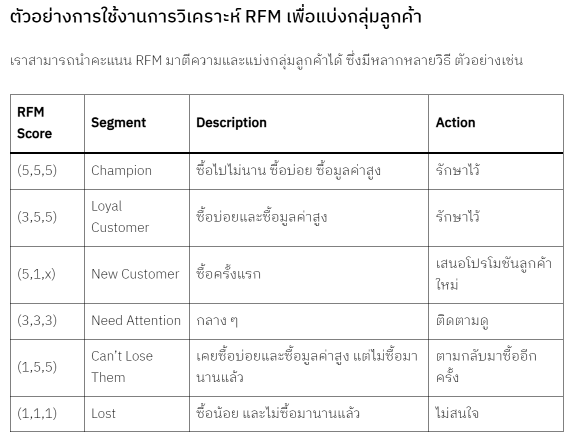
#> input picture figure/RFM.png, 1161 x 888 px, found by its file name (shown at 1/2 size)
$ jupyter execute --allow-errors L3_KMUTT_DataWrangling.ipynb
#> lines starting #> are read from the running program, lines starting #| are printed output that depends on the picture
## Lecture3: Data wrangling

---
* Author:  [Yuttapong Mahasittiwat](mailto:khala1391@gmail.com)
* Technologist | Data Modeler | Data Analyst
* [YouTube](https://www.youtube.com/khala1391)
* [LinkedIn](https://www.linkedin.com/in/yuttapong-m/)
---

## Source
- File:
  - superstore: [**Kaggle**](https://www.kaggle.com/datasets/vivek468/superstore-dataset-final)<br>
  - flight delay: [**Kaggle**](https://www.kaggle.com/datasets/usdot/flight-delays?select=flights.csv)<br>
- Source: [**CPE352 Data Science** by **Santitham**](https://youtu.be/rRNLxo6fZwI?si=aHmjJ_58CCcemKVC)

note
- shape
- describe
- head
- tail
- column
- df.select_dtypes
- filter
- sort
- add/remove column
- dropna
- fillna
- merge, concat
- groupby .split, apply, combine  (aggregate)
- partition: groupby for
- reshape: pivot, melt

[cell 1]
import numpy as np
import pandas as pd
print("numpy version :",np.__version__)
print("pandas version :",pd.__version__)

[cell 2]
import matplotlib as mpl
import matplotlib.pyplot as plt
print("matplotlib version :",mpl.__version__)

[cell 3]
from PIL import Image
from IPython.display import display

### Problem1: RFM
- recency
- frequency
- monetary

[cell 4]
img = Image.open('figure/rfm.png')
#> img is the input picture: PIL image 1161x888 RGB; min 0, max 255, mean 245
w,h = img.size
#> w = 1161; h = 888
s = 0.5
img = img.resize((int(s*w),int(s*h)))
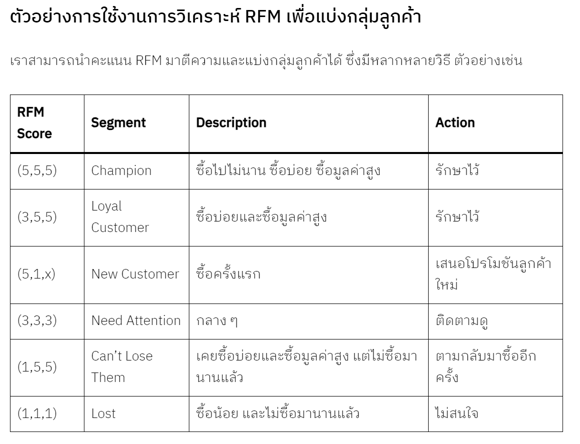
#> img: PIL image 580x444 RGB; min 0, max 255, mean 244.5
display(img)

print('https://bdi.or.th/big-data-101/rfm-analysis-2/')


$ run again, with figure/prior prob.png copied over figure/RFM.png
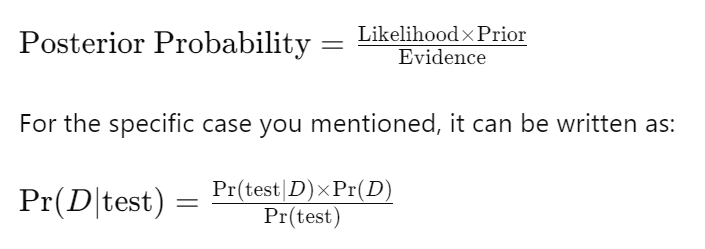
#> input picture figure/prior prob.png, 705 x 249 px, found by its file name
#> img is the input picture: PIL image 705x249 RGB; min 13, max 255, mean 246
#> `img = img.resize((int(s*w),int(s*h)))`:
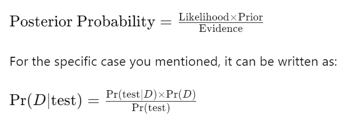
#> img: PIL image 352x124 RGB; min 0, max 255, mean 245.6
